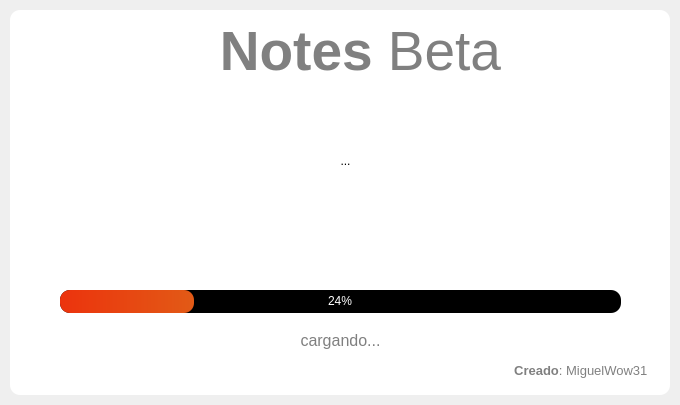
<?xml version="1.0" encoding="UTF-8"?>
<ui version="4.0">
 <class>SplashScreen</class>
 <widget class="QMainWindow" name="SplashScreen">
  <property name="geometry">
   <rect>
    <x>0</x>
    <y>0</y>
    <width>680</width>
    <height>405</height>
   </rect>
  </property>
  <property name="windowTitle">
   <string>MainWindow</string>
  </property>
  <widget class="QWidget" name="centralwidget">
   <layout class="QVBoxLayout" name="verticalLayout">
    <property name="spacing">
     <number>0</number>
    </property>
    <property name="leftMargin">
     <number>10</number>
    </property>
    <property name="topMargin">
     <number>10</number>
    </property>
    <property name="rightMargin">
     <number>10</number>
    </property>
    <property name="bottomMargin">
     <number>10</number>
    </property>
    <item>
     <widget class="QFrame" name="dropShadowFrame">
      <property name="styleSheet">
       <string notr="true">QFrame {	
	background-color: white;	
	color: rgb(220, 220, 220);
	border-radius: 10px;
}</string>
      </property>
      <property name="frameShape">
       <enum>QFrame::StyledPanel</enum>
      </property>
      <property name="frameShadow">
       <enum>QFrame::Raised</enum>
      </property>
      <widget class="QProgressBar" name="progressBar">
       <property name="geometry">
        <rect>
         <x>50</x>
         <y>280</y>
         <width>561</width>
         <height>23</height>
        </rect>
       </property>
       <property name="styleSheet">
        <string notr="true">QProgressBar {
	
	background-color: black;
	color: white;
	border-style: none;
	border-radius: 10px;
	text-align: center;
}
QProgressBar::chunk{
	border-radius: 10px;
	background-color: qlineargradient(spread:pad, x1:0, y1:0, x2:1, y2:0, stop:0 rgba(236, 51, 13, 255), stop:1 rgba(226, 90, 22, 255));
}</string>
       </property>
       <property name="value">
        <number>24</number>
       </property>
      </widget>
      <widget class="QLabel" name="label_loading">
       <property name="geometry">
        <rect>
         <x>0</x>
         <y>320</y>
         <width>661</width>
         <height>21</height>
        </rect>
       </property>
       <property name="font">
        <font>
         <family>Segoe UI</family>
         <pointsize>12</pointsize>
        </font>
       </property>
       <property name="styleSheet">
        <string notr="true">color: grey;</string>
       </property>
       <property name="text">
        <string>cargando...</string>
       </property>
       <property name="alignment">
        <set>Qt::AlignCenter</set>
       </property>
      </widget>
      <widget class="QLabel" name="label_credits">
       <property name="geometry">
        <rect>
         <x>20</x>
         <y>350</y>
         <width>621</width>
         <height>21</height>
        </rect>
       </property>
       <property name="font">
        <font>
         <family>Segoe UI</family>
         <pointsize>10</pointsize>
        </font>
       </property>
       <property name="styleSheet">
        <string notr="true">color: grey;</string>
       </property>
       <property name="text">
        <string>&lt;strong&gt;Creado&lt;/strong&gt;: MiguelWow31 </string>
       </property>
       <property name="alignment">
        <set>Qt::AlignRight|Qt::AlignTrailing|Qt::AlignVCenter</set>
       </property>
      </widget>
      <widget class="Line" name="line">
       <property name="geometry">
        <rect>
         <x>270</x>
         <y>150</y>
         <width>118</width>
         <height>3</height>
        </rect>
       </property>
       <property name="orientation">
        <enum>Qt::Horizontal</enum>
       </property>
      </widget>
      <widget class="QToolButton" name="icono">
       <property name="geometry">
        <rect>
         <x>285</x>
         <y>110</y>
         <width>101</width>
         <height>81</height>
        </rect>
       </property>
       <property name="styleSheet">
        <string notr="true">#icono {
border-radius: 15px;
background: white;
}</string>
       </property>
       <property name="text">
        <string>...</string>
       </property>
       <property name="icon">
        <iconset resource="recursos.qrc">
         <normaloff>:/path/imagenes/-pen_96740.ico</normaloff>:/path/imagenes/-pen_96740.ico</iconset>
       </property>
       <property name="iconSize">
        <size>
         <width>40</width>
         <height>40</height>
        </size>
       </property>
      </widget>
      <widget class="QLabel" name="titulo">
       <property name="geometry">
        <rect>
         <x>130</x>
         <y>10</y>
         <width>441</width>
         <height>61</height>
        </rect>
       </property>
       <property name="font">
        <font>
         <pointsize>-1</pointsize>
        </font>
       </property>
       <property name="styleSheet">
        <string notr="true">#titulo {
background: white;
color: grey;
font-size: 55px;
}</string>
       </property>
       <property name="text">
        <string>&lt;strong&gt;Notes&lt;/strong&gt; Beta</string>
       </property>
       <property name="alignment">
        <set>Qt::AlignCenter</set>
       </property>
      </widget>
     </widget>
    </item>
   </layout>
  </widget>
 </widget>
 <resources>
  <include location="recursos.qrc"/>
 </resources>
 <connections/>
</ui>
